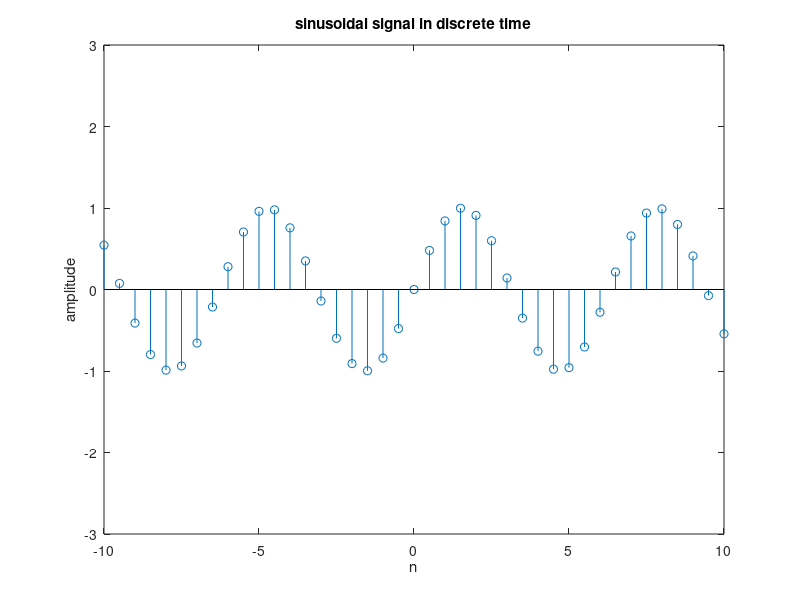

Write MATLAB code to recreate this figure.
% Generate of Sinusoidal Signal
% Sinusoidal Signal in Discrete Time Case
n = [-10:0.5:10];
x_n = sin(n);
stem(n,x_n);
title('sinusoidal signal in discrete time')
xlabel('n')
ylabel('amplitude')
axis([-10 10 -3 3])